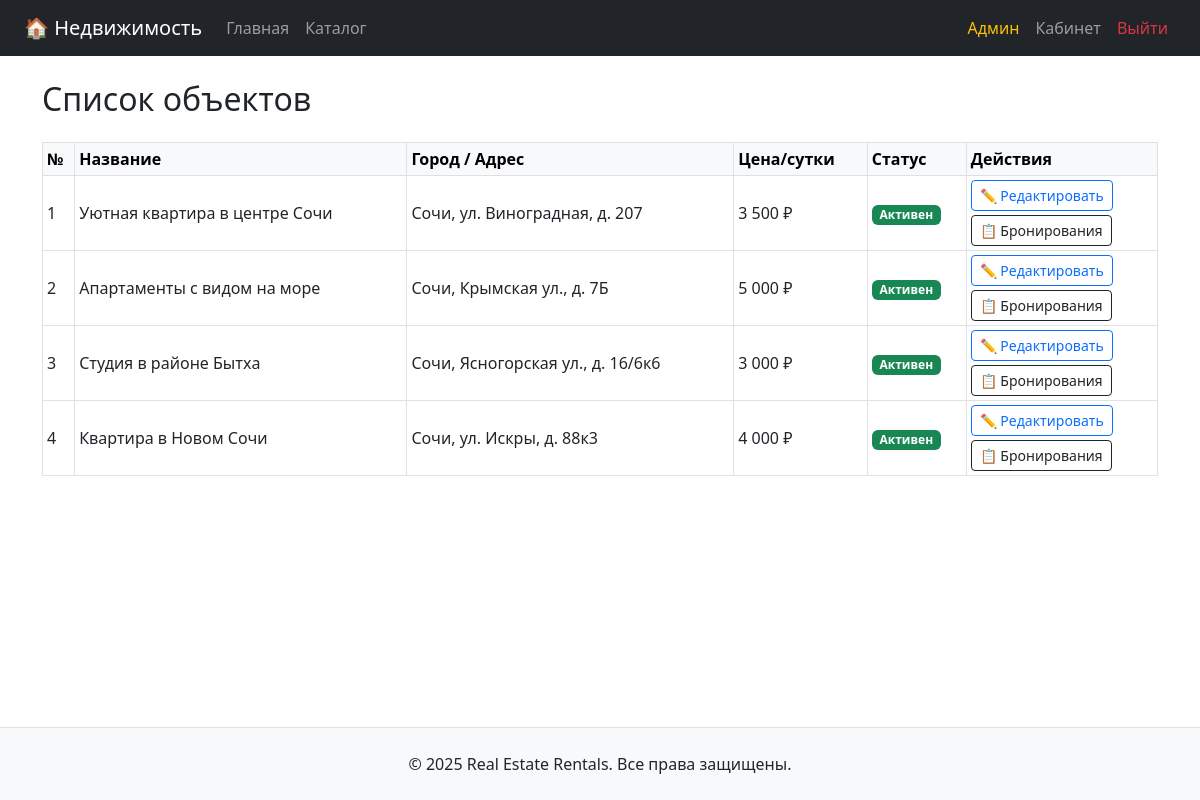
The page /admin/properties.php (signed in) on the database its author committed.
### tables this page shows
CREATE TABLE `properties` (
  `id` int(11) NOT NULL,
  `owner_id` int(11) NOT NULL,
  `category_id` int(11) NOT NULL,
  `location_id` int(11) NOT NULL,
  `title` varchar(255) NOT NULL,
  `description` text,
  `price_per_day` decimal(10,2) NOT NULL,
  `max_guests` int(11) DEFAULT '1',
  `available_from` date DEFAULT NULL,
  `available_to` date DEFAULT NULL,
  `created_at` datetime DEFAULT CURRENT_TIMESTAMP,
  `is_active` tinyint(1) DEFAULT '1'
);

CREATE TABLE `locations` (
  `id` int(11) NOT NULL,
  `city` varchar(100) NOT NULL,
  `district` varchar(100) DEFAULT NULL,
  `address` varchar(255) NOT NULL
);

### admin/properties.php (the view, shortened to what this page needs)
<?php
require_once '../config.php';
$stmt = $pdo->query("
    SELECT
        p.id,
        p.title,
        p.price_per_day,
        p.is_active,
        l.city,
        l.address
    FROM properties p
    JOIN locations l ON p.location_id = l.id
    ORDER BY p.created_at DESC
");
$properties = $stmt->fetchAll();
require_once '../templates/header.php';
?>
<h2 class="mb-4">Список объектов</h2>
<?php if (empty($properties)): ?>
    <div class="alert alert-info">Объекты не добавлены.</div>
<?php else: ?>
    <table class="table table-sm table-bordered table-hover align-middle">
        <thead class="table-light">
        <tr>
            <th>№</th>
            <th>Название</th>
            <th>Город / Адрес</th>
            <th>Цена/сутки</th>
            <th>Статус</th>
            <th>Действия</th>
        </tr>
        </thead>
        <tbody>
        <?php foreach ($properties as $prop): ?>
            <tr>
                <td><?= $prop['id'] ?></td>
                <td><?= htmlspecialchars($prop['title']) ?></td>
                <td><?= htmlspecialchars($prop['city'] . ', ' . $prop['address']) ?></td>
                <td><?= number_format($prop['price_per_day'], 0, ',', ' ') ?> ₽</td>
                <td>
                        <span class="badge bg-<?= $prop['is_active'] ? 'success' : 'secondary' ?>">
                            <?= $prop['is_active'] ? 'Активен' : 'Выключен' ?>
                        </span>
                </td>
                <td>
                    <a href="edit_property.php?id=<?= $prop['id'] ?>" class="btn btn-sm btn-outline-primary mb-1">✏ Редактировать</a><br>
                    <a href="property_bookings.php?id=<?= $prop['id'] ?>" class="btn btn-sm btn-outline-dark">📋 Бронирования</a>
                </td>
            </tr>
        <?php endforeach; ?>
        </tbody>
    </table>
<?php endif; ?>
<?php require_once '../templates/footer.php'; ?>

### rows shown on the page
properties: id "1", title "Уютная квартира в центре Сочи", location.address "Сочи, ул. Виноградная, д. 207", price_per_day "3 500", is_active "Активен"
properties: id "2", title "Апартаменты с видом на море", location.address "Сочи, Крымская ул., д. 7Б", price_per_day "5 000", is_active "Активен"
properties: id "3", title "Студия в районе Бытха", location.address "Сочи, Ясногорская ул., д. 16/6к6", price_per_day "3 000", is_active "Активен"
properties: id "4", title "Квартира в Новом Сочи", location.address "Сочи, ул. Искры, д. 88к3", price_per_day "4 000", is_active "Активен"
